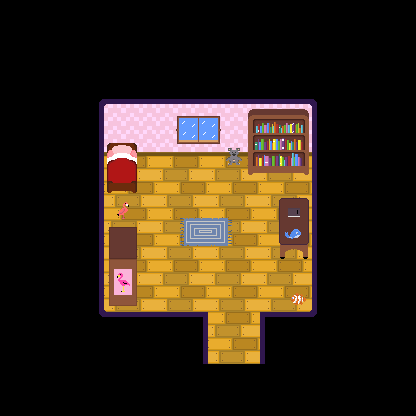

This game map was drawn from its Tiled (.tmx) file and the tilesets committed beside it. A one-line description and the trimmed map source follow:
An orthogonal 8x8 tile map with 52x52 px tiles, 15 tile layers (background, ground, walls, walldetails, ...) and 29 objects (6x static, 4x Pickable, 2x koala, 2x whale, 2x fish, ...).

<map version="1.9" tiledversion="1.9.2" orientation="orthogonal" renderorder="right-down" width="8" height="8" tilewidth="52" tileheight="52" infinite="0" nextlayerid="19" nextobjectid="36">
 <tileset firstgid="1" name="tileset" tilewidth="52" tileheight="52" tilecount="36" columns="9">
  <image source="map-tileset/bedroomTileset.png" width="468" height="208" />
 </tileset>
 <layer id="1" name="background" width="8" height="8">
  <data>[64 cells, 64 non-empty, 1 distinct tile ids]</data>
 </layer>
 <layer id="2" name="ground" width="8" height="8">
  <data>[64 cells, 13 non-empty, 1 distinct tile ids]</data>
 </layer>
 <layer id="3" name="walls" width="8" height="8">
  <data>[64 cells, 4 non-empty, 1 distinct tile ids]</data>
 </layer>
 <layer id="4" name="walldetails" width="8" height="8">
  <data>[64 cells, 4 non-empty, 1 distinct tile ids]</data>
 </layer>
 <layer id="5" name="roomborder" width="8" height="8">
  <data>[64 cells, 23 non-empty, 14 distinct tile ids]</data>
 </layer>
 <layer id="6" name="carpet" width="8" height="8" offsetx="24" offsety="-2">
  <data>[64 cells, 1 non-empty, 1 distinct tile ids]</data>
 </layer>
 <layer id="7" name="window" width="8" height="8" offsetx="16.5" offsety="1">
  <data>[64 cells, 1 non-empty, 1 distinct tile ids]</data>
 </layer>
 <layer id="8" name="bookshelf" width="8" height="8" offsetx="40" offsety="-3.5">
  <data>[64 cells, 4 non-empty, 4 distinct tile ids]</data>
 </layer>
 <layer id="9" name="desk" width="8" height="8" offsetx="7" offsety="0.5">
  <data>[64 cells, 2 non-empty, 2 distinct tile ids]</data>
 </layer>
 <layer id="10" name="wardrobe" width="8" height="8" offsetx="-6.5" offsety="13.5">
  <data>[64 cells, 2 non-empty, 2 distinct tile ids]</data>
 </layer>
 <layer id="11" name="bed" width="8" height="8" offsetx="-1" offsety="-56.5">
  <data>[64 cells, 2 non-empty, 2 distinct tile ids]</data>
 </layer>
 <layer id="12" name="flamingo" width="8" height="8" offsetx="-8" offsety="-24">
  <data>[64 cells, 1 non-empty, 1 distinct tile ids]</data>
 </layer>
 <layer id="13" name="koala" width="8" height="8" offsetx="0.5" offsety="-25.5">
  <data>[64 cells, 1 non-empty, 1 distinct tile ids]</data>
 </layer>
 <layer id="14" name="whale" width="8" height="8" offsetx="7.5" offsety="-2">
  <data>[64 cells, 1 non-empty, 1 distinct tile ids]</data>
 </layer>
 <layer id="15" name="fish" width="8" height="8" offsetx="12" offsety="12">
  <data>[64 cells, 1 non-empty, 1 distinct tile ids]</data>
 </layer>
 <objectgroup id="18" name="queryBoxs" visible="0">
  <object id="16" name="flamingo" x="129.125" y="202.25" width="8.25" height="16.875">
   <properties>
    <property name="queryDirection" value="left" />
    <property name="queryString" value="A sweet flamingo-shaped plush. You can pick it up" />
   </properties>
  </object>
  <object id="17" name="koala" x="218.375" y="156.125" width="7.83333" height="7.5">
   <properties>
    <property name="queryDirection" value="right" />
    <property name="queryString" value="A sweet koala-shaped plush. You can pick it up" />
   </properties>
  </object>
  <object id="18" name="diary" class="static" x="271.25" y="206.458" width="6.625" height="11.1667">
   <properties>
    <property name="queryDirection" value="right" />
    <property name="queryString" value="A closed diary. It looks like a dream diary. You can open it" />
   </properties>
  </object>
  <object id="19" name="whale" x="271.083" y="229.333" width="6.79167" height="13.2917">
   <properties>
    <property name="queryDirection" value="right" />
    <property name="queryString" value="A sweet whale-shaped plush. You can pick it up" />
   </properties>
  </object>
  <object id="20" name="fish" x="283" y="297.792" width="6.58333" height="7.58333">
   <properties>
    <property name="queryDirection" value="right" />
    <property name="queryString" value="A sweet fish-shaped plush. You can pick it up" />
   </properties>
  </object>
  <object id="21" name="bed" class="static" x="137.125" y="156.25" width="7.375" height="36.375">
   <properties>
    <property name="queryDirection" value="left" />
    <property name="queryString" value="A comfortable bed. You want to sleep" />
   </properties>
  </object>
  <object id="22" name="window" class="static" x="189.5" y="156.25" width="19.25" height="6.75">
   <properties>
    <property name="queryDirection" value="up" />
    <property name="queryString" value="A deep-sky window. You look trough it" />
   </properties>
  </object>
  <object id="23" name="bookshelf" class="static" x="268.125" y="174.75" width="21.625" height="7.875">
   <properties>
    <property name="queryDirection" value="up" />
    <property name="queryString" value="A bookshelf full of wise books. You want to learn many things" />
   </properties>
  </object>
  <object id="24" name="wardrobe" class="static" x="136.375" y="288.25" width="7.75" height="18.125">
   <properties>
    <property name="queryDirection" value="left" />
    <property name="queryString" value="A wardrobe full of lovely clothes. There is a flamingo poster on it" />
   </properties>
  </object>
  <object id="29" name="koala" x="228.667" y="166" width="12.3333" height="7.33333">
   <properties>
    <property name="queryDirection" value="up" />
    <property name="queryString" value="A sweet koala-shaped plush. You can pick it up" />
   </properties>
  </object>
  <object id="30" name="diary" class="static" x="282.333" y="191" width="22.3333" height="7.33333">
   <properties>
    <property name="queryDirection" value="down" />
    <property name="queryString" value="A closed diary. It looks like a dream diary. You can open it" />
   </properties>
  </object>
  <object id="32" name="whale" x="283" y="260.667" width="21.6667" height="7.33333">
   <properties>
    <property name="queryDirection" value="up" />
    <property name="queryString" value="A sweet whale-shaped plush. You can pick it up" />
   </properties>
  </object>
  <object id="34" name="fish" x="290.333" y="285.667" width="17" height="6">
   <properties>
    <property name="queryDirection" value="down" />
    <property name="queryString" value="A sweet fish-shaped plush. You can pick it up" />
   </properties>
  </object>
 </objectgroup>
 <objectgroup id="17" name="objects" visible="0">
  <object id="1" name="bed" x="106.909" y="142.545" width="30.3636" height="50" />
  <object id="2" name="koala" class="Pickable" x="226.364" y="147.455" width="16.3636" height="17.2727" />
  <object id="3" name="bookshelf" x="248" y="108.545" width="61.0909" height="66.1818" />
  <object id="4" name="desk" x="279.091" y="198.545" width="29.8182" height="60.9091" />
  <object id="5" name="fish" class="Pickable" x="290.909" y="293.091" width="15.2727" height="12.3636" />
  <object id="6" name="wardrobe" x="108.545" y="227.455" width="27.8182" height="78.9091" />
  <object id="7" name="flamingo" class="Pickable" x="117.091" y="202.182" width="12" height="16.9091" />
  <object id="9" name="walldetails" x="104" y="152" width="208" height="4.18182" />
  <object id="10" x="312" y="151.875" width="5" height="165.125" />
  <object id="11" x="260.125" y="312" width="51.75" height="5.125" />
  <object id="12" x="260" y="317.125" width="5" height="46.75" />
  <object id="13" x="98.875" y="151.625" width="5.25" height="165.625" />
  <object id="14" x="104" y="312" width="104" height="5.125" />
  <object id="15" x="202.75" y="317.125" width="5.25" height="46.5" />
  <object id="27" name="whale" class="Pickable" x="284.333" y="226.333" width="19.6667" height="14.6667" />
  <object id="35" name="diary" x="284" y="206.333" width="19.6667" height="14" />
 </objectgroup>
</map>